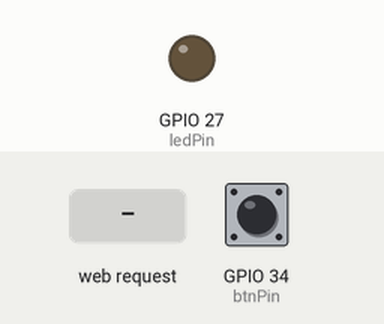
Recording of a sketch running on a simulated ESP32. Shown: output pins drawn as LEDs (lit = HIGH). Inputs (shaded band) come from the test bench; at power-on: GPIO 34 (btnPin) LOW. WiFi joins after 1.5 s; servers stay silent unless stated; what the sketch prints to the serial monitor is not drawn.

Above: at 3.2 s.
3.3 s: HTTP request GET /toggle received
At 4.4 s:
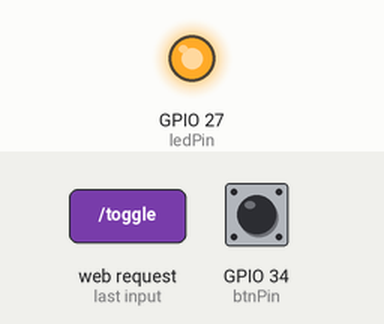
6.4 s: HTTP request GET /toggle?lang=en received
At 6.8 s:
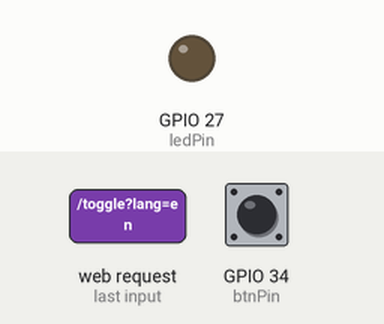
7.9 s: HTTP request GET /toggle?lang=1 received
At 9.1 s:
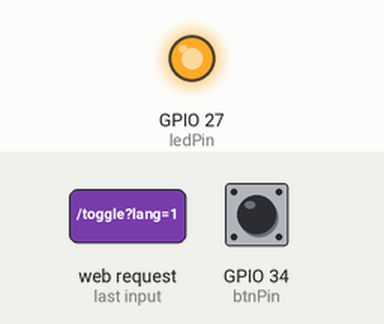
Timing chart, 0 to 10.4 s (numbered marks = the images above; inputs shaded):
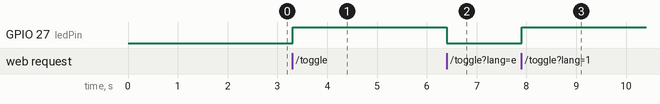

The sketch:

esp32asyncsend.ino
```cpp
#include <Arduino.h>
#ifdef ESP32
#include <WiFi.h>
#include <AsyncTCP.h>
#elif defined(ESP8266)
#include <ESP8266WiFi.h>
#include <ESPAsyncTCP.h>
#endif
#include <ESPAsyncWebServer.h>
#include <HTTPClient.h>

const char *ssid = "Wokwi-GUEST";
const char *password = "";
// Google script Web_App_URL.
String Web_App_URL = "REPLACE_WITH_YOUR_WEB_APP_URL";

// LED pin
const int ledPin = 27; // D27 pinine bağlı LED
const int btnPin = 34; // D27 pinine bağlı LED

// LED durumunu tutacak değişken
bool ledState = false;

// CSS dosyasının içeriği
const char *css = R"rawliteral(
    body {
      font-family: Arial, sans-serif;
      text-align: center;
      margin: 0;
      padding: 0;
      background-color: #f4f4f4;
    }
    h1 {
      color: #333;
    }
    p {
      font-size: 18px;
    }
    a {
      display: inline-block;
      background-color: #4CAF50;
      color: white;
      padding: 10px 20px;
      text-decoration: none;
      border-radius: 5px;
      margin: 20px;
    }
    a:hover {
      background-color: #45a049;
    }
    #ledStatus {
      font-weight: bold;
      color: #d9534f;
    }
    button {
      font-size: 18px;
      padding: 10px 20px;
      border: none;
      border-radius: 5px;
      background-color: #4CAF50;
      color: white;
      cursor: pointer;
    }
    button.off {
      background-color: #f44336;
    }
    button:hover {
      background-color: #45a049;
    }
  )rawliteral";

// Dil seçenekleri
String currentLanguage = "tr"; // Başlangıç dili Türkçe

// Dil içeriği
String getPageContent(String language)
{
  if (language == "en")
  {
    return "<html><head><meta charset=\"UTF-8\"><link rel=\"stylesheet\" type=\"text/css\" href=\"/style.css\"></head><body>"
           "<h1>ESP32 LED Toggle</h1>"
           "<p><span id=\"ledStatus\">" +
           String(ledState ? "On" : "Off") + "</span></p>"
                                             "<p><button class=\"" +
           String(ledState ? "" : "off") + "\" onclick=\"toggleLED();\">" + String(ledState ? "Turn Off" : "Turn On") + "</button></p>"
                                                                                                                        "<p><a href=\"/setLanguage?lang=tr\">Türkçe'ye Geç</a></p>"
                                                                                                                        "<script>"
                                                                                                                        "function toggleLED() {"
                                                                                                                        "  fetch('/toggle').then(response => response.text()).then(data => {"
                                                                                                                        "    document.getElementById('ledStatus').innerText = (data == 'LED On') ? 'On' : 'Off';"
                                                                                                                        "    var button = document.querySelector('button');"
                                                                                                                        "    button.className = (data == 'LED On') ? '' : 'off';"
                                                                                                                        "    button.innerText = (data == 'LED On') ? 'Turn Off' : 'Turn On';"
                                                                                                                        "  });"
                                                                                                                        "}"
                                                                                                                        "</script>"
                                                                                                                        "</body></html>";
  }
  else
  {
    return "<html><head><meta charset=\"UTF-8\"><link rel=\"stylesheet\" type=\"text/css\" href=\"/style.css\"></head><body>"
           "<h1>ESP32 LED Toggle</h1>"
           "<p><span id=\"ledStatus\">" +
           String(ledState ? "Yandı" : "Söndü") + "</span></p>"
                                                  "<p><button class=\"" +
           String(ledState ? "" : "off") + "\" onclick=\"toggleLED();\">" + String(ledState ? "Kapat" : "Aç") + "</button></p>"
                                                                                                                "<p><a href=\"/setLanguage?lang=en\">Switch to English</a></p>"
                                                                                                                "<script>"
                                                                                                                "function toggleLED() {"
                                                                                                                "  fetch('/toggle').then(response => response.text()).then(data => {"
                                                                                                                "    document.getElementById('ledStatus').innerText = (data == 'LED Yandı') ? 'Yandı' : 'Söndü';"
                                                                                                                "    var button = document.querySelector('button');"
                                                                                                                "    button.className = (data == 'LED Yandı') ? '' : 'off';"
                                                                                                                "    button.innerText = (data == 'LED Yandı') ? 'Kapat' : 'Aç';"
                                                                                                                "  });"
                                                                                                                "}"
                                                                                                                "</script>"
                                                                                                                "</body></html>";
  }
}

// Web sunucu başlatılıyor
AsyncWebServer server(80);

void setup()
{
  // Seri haberleşme başlatılıyor
  Serial.begin(115200);

  // Wi-Fi'ye bağlanılıyor
  WiFi.begin(ssid, password);
  while (WiFi.status() != WL_CONNECTED)
  {
    delay(1000);
    Serial.println("Bağlanıyor...");
  }
  Serial.println("Bağlantı başarılı!");
  Serial.print("IP Adresi: ");
  Serial.println(WiFi.localIP());

  // LED pini çıkış olarak ayarlanıyor
  pinMode(ledPin, OUTPUT);
  pinMode(btnPin, INPUT);

  digitalWrite(ledPin, LOW); // Başlangıçta LED kapalı

  // CSS dosyasını sağlayan endpoint
  server.on("/style.css", HTTP_GET, [](AsyncWebServerRequest *request)
            {
              request->send(200, "text/css", css); // CSS dosyasını gönder
            });

  // /toggle yolu için işlem tanımlanıyor
  server.on("/toggle", HTTP_GET, [](AsyncWebServerRequest *request)
            {
      // LED'in mevcut durumu tersine çevriliyor
      ledState = !ledState;
      digitalWrite(ledPin, ledState ? HIGH : LOW);  // LED durumunu güncelliyoruz

      // JSON formatında yanıt gönderiliyor
      String response = ledState ? "LED Yandı" : "LED Söndü";
      request->send(200, "text/plain", response); });

  // Dil değiştirme endpoint'i
  server.on("/setLanguage", HTTP_GET, [](AsyncWebServerRequest *request)
            {
      if (request->hasParam("lang")) {
        String lang = request->getParam("lang")->value();
        currentLanguage = lang;
      }
      request->redirect("/"); });

  // Ana sayfa isteği için HTML sayfası gönderiliyor
  server.on("/", HTTP_GET, [](AsyncWebServerRequest *request)
            {
      String html = getPageContent(currentLanguage);
      request->send(200, "text/html", html); });

  // Web sunucusu başlatılıyor
  server.begin();
}

void loop()
{
  // Serial.println(digitalRead(btnPin));
  if (digitalRead(btnPin) == HIGH)
  {
    Serial.println("buton tiklandi");
    String Web_App_URL = "https://script.google.com/macros/s/AKfycbwyWqEulpnu6J-dKeLH5wqyw2gWI_kCMJkm4w4r_b-S_Bf0YmvofwO5XNXL0_ISHrtC3A/exec";
    String Send_Data_URL = Web_App_URL + "?sts=write";
    Send_Data_URL += "&id=" + String("DEVICE_02");

    Serial.println();
    Serial.println("-------------");
    Serial.println("Google Spreadsheet'e Veri gonderiliyor...");
    Serial.print("URL : ");
    Serial.println(Send_Data_URL);

    // Initialize HTTPClient as "http".
    HTTPClient http;
    // HTTP GET Request.
    http.begin(Send_Data_URL.c_str());
    http.setFollowRedirects(HTTPC_STRICT_FOLLOW_REDIRECTS);
    // Gets the HTTP status code.
    int httpCode = http.GET();
    Serial.print("HTTP Status Code : ");
    Serial.println(httpCode);
    // Getting response from google sheets.
    String payload;
    if (httpCode > 0)
    {
      payload = http.getString();
      Serial.println("Payload : " + payload);
    }
    http.end();
  }

}
```

Measured:
- after the input at 3.3 s, GPIO 27 (ledPin): LOW → HIGH at once
- after the input at 6.4 s, GPIO 27 (ledPin): HIGH → LOW at once
- after the input at 7.9 s, GPIO 27 (ledPin): LOW → HIGH at once
